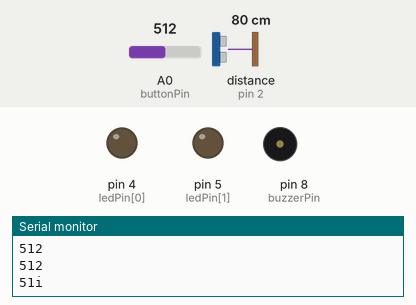
Bench run of a sketch on a simulated Arduino Uno, built with avr-gcc and run on an emulated ATmega328P. Parts: output pins drawn as LEDs (lit = HIGH), buzzer (waves = sounding), the last lines printed to the serial monitor. Wiring (inferred from the names in the program): range finder with pulse-width output: data pin 2. The test bench sets the inputs (shaded band); at power-on: A0 (buttonPin) = 512, distance to the obstacle (sensor on pin 2) 80 cm.

Above: at 1.2 s.
1.3 s: A0 (buttonPin) set to 491
At 2.1 s:
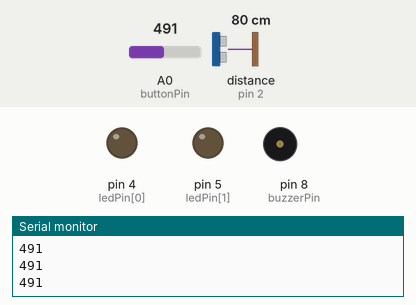
2.8 s: A0 (buttonPin) set to 510
At 4.22 s:
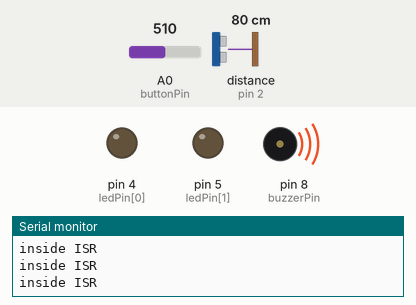
8.8 s: A0 (buttonPin) set to 0
At 10.7 s:
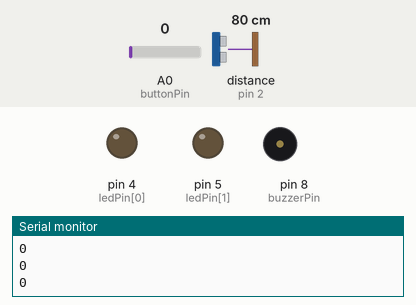
Timing chart, 0 to 12.2 s (numbered marks = the images above; inputs shaded):
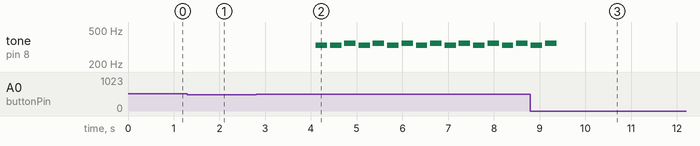

Measured:
- after the input at 1.3 s, tone on pin 8 (buzzerPin): stops changing and stays silent
- after the input at 2.8 s, tone on pin 8 (buzzerPin): silent → 330 Hz after 1.3 s, then repeats every 0.63 s: silent 0.07 s, 330 Hz 0.25 s, silent 0.06 s, 349 Hz 0.25 s
- after the input at 8.8 s, tone on pin 8 (buzzerPin): goes on until 9.4 s, then stays silent

The sketch:

music_box_with_variable_reisistor.ino
```cpp
  #include "pitches.h"


//Melodies
 //Happy Birthday Melody
int happyBirthday[] = {
NOTE_D5, NOTE_D5, NOTE_E5, NOTE_D5, NOTE_G5, NOTE_FS5, NOTE_D5, NOTE_D5, NOTE_E5, NOTE_D5, NOTE_A5, NOTE_G5, NOTE_D5, NOTE_D5, NOTE_D6, NOTE_B5, NOTE_G5, NOTE_FS5, NOTE_E5, NOTE_C6, NOTE_C6, NOTE_B5, NOTE_G5, NOTE_A5, NOTE_G5};
int happyBirthdayNoteDurations[] = {
8, 8, 4, 4, 4, 2, 8, 8, 4, 4, 4, 2, 8, 8, 4, 4, 4, 4, 4, 8, 8, 4, 4, 4, 2,
};

int happyBirthdayModified[] = {
NOTE_D5, NOTE_D5, NOTE_E5, NOTE_D5, NOTE_E5, NOTE_FS5, NOTE_D5, NOTE_D5, NOTE_E5, NOTE_D5, NOTE_B5, NOTE_G5, NOTE_D5, NOTE_D5, NOTE_D6, NOTE_B5, NOTE_C5, NOTE_FS5, NOTE_E5, NOTE_C6, NOTE_C6, NOTE_B5, NOTE_G5, NOTE_G5, NOTE_G5};
int happyBirthdayModifiedNoteDurations[] = {
8, 8, 4, 4, 4, 2, 8, 8, 4, 4, 4, 2, 8, 8, 4, 4, 4, 4, 4, 8, 8, 4, 4, 4, 2,
};

 //Super Mario Bross Melody
int superMarioBross[] = {
  NOTE_E7, NOTE_E7, 0, NOTE_E7,
  0, NOTE_C7, NOTE_E7, 0,
  NOTE_G7, 0, 0,  0,
  NOTE_G6, 0, 0, 0,

  NOTE_C7, 0, 0, NOTE_G6,
  0, 0, NOTE_E6, 0,
  0, NOTE_A6, 0, NOTE_B6,
  0, NOTE_AS6, NOTE_A6, 0,

  NOTE_G6, NOTE_E7, NOTE_G7,
  NOTE_A7, 0, NOTE_F7, NOTE_G7,
  0, NOTE_E7, 0, NOTE_C7,
  NOTE_D7, NOTE_B6, 0, 0,

  NOTE_C7, 0, 0, NOTE_G6,
  0, 0, NOTE_E6, 0,
  0, NOTE_A6, 0, NOTE_B6,
  0, NOTE_AS6, NOTE_A6, 0,

  NOTE_G6, NOTE_E7, NOTE_G7,
  NOTE_A7, 0, NOTE_F7, NOTE_G7,
  0, NOTE_E7, 0, NOTE_C7,
  NOTE_D7, NOTE_B6, 0, 0
};

//Mario main theme tempo
int superMarioBrossNoteDurations[] = {
  12, 12, 12, 12,
  12, 12, 12, 12,
  12, 12, 12, 12,
  12, 12, 12, 12,

  12, 12, 12, 12,
  12, 12, 12, 12,
  12, 12, 12, 12,
  12, 12, 12, 12,

  9, 9, 9,
  12, 12, 12, 12,
  12, 12, 12, 12,
  12, 12, 12, 12,

  12, 12, 12, 12,
  12, 12, 12, 12,
  12, 12, 12, 12,
  12, 12, 12, 12,

  9, 9, 9,
  12, 12, 12, 12,
  12, 12, 12, 12,
  12, 12, 12, 12,
};


//By sohail8
//Coffin Dance Meme melody
int coffinDanceMeme[] = {
NOTE_AS4, NOTE_AS4, NOTE_AS4, NOTE_AS4,
NOTE_AS4, NOTE_AS4, NOTE_AS4, NOTE_AS4,
NOTE_AS4, NOTE_AS4, NOTE_AS4, NOTE_AS4,
NOTE_AS4, NOTE_AS4, NOTE_AS4, NOTE_AS4,
NOTE_AS4, NOTE_AS4, NOTE_AS4, NOTE_AS4,
NOTE_D5, NOTE_D5, NOTE_D5, NOTE_D5,
NOTE_C5, NOTE_C5, NOTE_C5, NOTE_C5,
NOTE_F5, NOTE_F5, NOTE_F5, NOTE_F5,
NOTE_G5, NOTE_G5, NOTE_G5, NOTE_G5,
NOTE_G5, NOTE_G5, NOTE_G5, NOTE_G5,
NOTE_G5, NOTE_G5, NOTE_G5, NOTE_G5,
NOTE_C5, NOTE_AS4, NOTE_A4, NOTE_F4,
NOTE_G4, 0, NOTE_G4, NOTE_D5,
NOTE_C5, 0, NOTE_AS4, 0,
NOTE_A4, 0, NOTE_A4, NOTE_A4,
NOTE_C5, 0, NOTE_AS4, NOTE_A4,
NOTE_G4,0, NOTE_G4, NOTE_AS5,
NOTE_A5, NOTE_AS5, NOTE_A5, NOTE_AS5,
NOTE_G4,0, NOTE_G4, NOTE_AS5,
NOTE_A5, NOTE_AS5, NOTE_A5, NOTE_AS5,
NOTE_G4, 0, NOTE_G4, NOTE_D5,
NOTE_C5, 0, NOTE_AS4, 0,
NOTE_A4, 0, NOTE_A4, NOTE_A4,
NOTE_C5, 0, NOTE_AS4, NOTE_A4,
NOTE_G4,0, NOTE_G4, NOTE_AS5,
NOTE_A5, NOTE_AS5, NOTE_A5, NOTE_AS5,
NOTE_G4,0, NOTE_G4, NOTE_AS5,
NOTE_A5, NOTE_AS5, NOTE_A5, NOTE_AS5};

int coffinDanceMemeNoteDurations[] = {
4,4,4,4,
4,4,4,4,
4,4,4,4,
4,4,4,4,
4,4,4,4,
4,4,4,4,
4,4,4,4,
4,4,4,4,
4,4,4,4,
4,4,4,4,
4,4,4,4,
4,4,4,4,
4,4,4,4,
4,4,4,4,
4,4,4,4,
4,4,4,4,
4,4,4,4,
4,4,4,4,
4,4,4,4,
4,4,4,4,
4,4,4,4,
4,4,4,4,
4,4,4,4,
4,4,4,4,
4,4,4,4,
4,4,4,4,
4,4,4,4,
4,4,4,4,
};

//ode to Joy melody
int odeToJoy[] = {
  NOTE_E4,  NOTE_E4,  NOTE_F4,  NOTE_G4,//1
  NOTE_G4,  NOTE_F4,  NOTE_E4,  NOTE_D4,
  NOTE_C4,  NOTE_C4,  NOTE_D4,  NOTE_E4,
  NOTE_E4, NOTE_D4,  NOTE_D4,
  NOTE_E4,  NOTE_E4,  NOTE_F4,  NOTE_G4,//4
  NOTE_G4,  NOTE_F4,  NOTE_E4,  NOTE_D4,
  NOTE_C4,  NOTE_C4,  NOTE_D4,  NOTE_E4,
  NOTE_D4,  NOTE_C4,  NOTE_C4,
  NOTE_D4,  NOTE_D4,  NOTE_E4,  NOTE_C4,//8
  NOTE_D4,  NOTE_E4,  NOTE_F4,  NOTE_E4, NOTE_C4,
  NOTE_D4,  NOTE_E4,  NOTE_F4,  NOTE_E4, NOTE_D4,
  NOTE_C4,  NOTE_D4,  NOTE_G3,
  NOTE_E4,  NOTE_E4,  NOTE_F4,  NOTE_G4,//12
  NOTE_G4,  NOTE_F4,  NOTE_E4,  NOTE_D4,
  NOTE_C4,  NOTE_C4,  NOTE_D4,  NOTE_E4,
  NOTE_D4,  NOTE_C4,  NOTE_C4,
};

int odeToJoyNoteDurations[] = {
  4,4,4,4,
  4,4,4,4,
  4,4,4,4,
  2,8,2,

  4,4,4,4,
  4,4,4,4,
  4,4,4,4,
  2,8,2,

  4,4,4,4,
  4,8,8,4,4,
  4,8,8,4,4,
  4,4,2,

  4,4,4,4,
  4,4,4,4,
  4,4,4,4,
  2,8,2,

};


// int merryChristmas[] = {

//   // We Wish You a Merry Christmas
//   // Score available at https://musescore.com/user/6208766/scores/1497501

//   NOTE_C5,4, //1
//   NOTE_F5,4, NOTE_F5,8, NOTE_G5,8, NOTE_F5,8, NOTE_E5,8,
//   NOTE_D5,4, NOTE_D5,4, NOTE_D5,4,
//   NOTE_G5,4, NOTE_G5,8, NOTE_A5,8, NOTE_G5,8, NOTE_F5,8,
//   NOTE_E5,4, NOTE_C5,4, NOTE_C5,4,
//   NOTE_A5,4, NOTE_A5,8, NOTE_AS5,8, NOTE_A5,8, NOTE_G5,8,
//   NOTE_F5,4, NOTE_D5,4, NOTE_C5,8, NOTE_C5,8,
//   NOTE_D5,4, NOTE_G5,4, NOTE_E5,4,

//   NOTE_F5,2, NOTE_C5,4, //8
//   NOTE_F5,4, NOTE_F5,8, NOTE_G5,8, NOTE_F5,8, NOTE_E5,8,
//   NOTE_D5,4, NOTE_D5,4, NOTE_D5,4,
//   NOTE_G5,4, NOTE_G5,8, NOTE_A5,8, NOTE_G5,8, NOTE_F5,8,
//   NOTE_E5,4, NOTE_C5,4, NOTE_C5,4,
//   NOTE_A5,4, NOTE_A5,8, NOTE_AS5,8, NOTE_A5,8, NOTE_G5,8,
//   NOTE_F5,4, NOTE_D5,4, NOTE_C5,8, NOTE_C5,8,
//   NOTE_D5,4, NOTE_G5,4, NOTE_E5,4,
//   NOTE_F5,2, NOTE_C5,4,

//   NOTE_F5,4, NOTE_F5,4, NOTE_F5,4,//17
//   NOTE_E5,2, NOTE_E5,4,
//   NOTE_F5,4, NOTE_E5,4, NOTE_D5,4,
//   NOTE_C5,2, NOTE_A5,4,
//   NOTE_AS5,4, NOTE_A5,4, NOTE_G5,4,
//   NOTE_C6,4, NOTE_C5,4, NOTE_C5,8, NOTE_C5,8,
//   NOTE_D5,4, NOTE_G5,4, NOTE_E5,4,
//   NOTE_F5,2, NOTE_C5,4,
//   NOTE_F5,4, NOTE_F5,8, NOTE_G5,8, NOTE_F5,8, NOTE_E5,8,
//   NOTE_D5,4, NOTE_D5,4, NOTE_D5,4,

//   NOTE_G5,4, NOTE_G5,8, NOTE_A5,8, NOTE_G5,8, NOTE_F5,8, //27
//   NOTE_E5,4, NOTE_C5,4, NOTE_C5,4,
//   NOTE_A5,4, NOTE_A5,8, NOTE_AS5,8, NOTE_A5,8, NOTE_G5,8,
//   NOTE_F5,4, NOTE_D5,4, NOTE_C5,8, NOTE_C5,8,
//   NOTE_D5,4, NOTE_G5,4, NOTE_E5,4,
//   NOTE_F5,2, NOTE_C5,4,
//   NOTE_F5,4, NOTE_F5,4, NOTE_F5,4,
//   NOTE_E5,2, NOTE_E5,4,
//   NOTE_F5,4, NOTE_E5,4, NOTE_D5,4,

//   NOTE_C5,2, NOTE_A5,4,//36
//   NOTE_AS5,4, NOTE_A5,4, NOTE_G5,4,
//   NOTE_C6,4, NOTE_C5,4, NOTE_C5,8, NOTE_C5,8,
//   NOTE_D5,4, NOTE_G5,4, NOTE_E5,4,
//   NOTE_F5,2, NOTE_C5,4,
//   NOTE_F5,4, NOTE_F5,8, NOTE_G5,8, NOTE_F5,8, NOTE_E5,8,
//   NOTE_D5,4, NOTE_D5,4, NOTE_D5,4,
//   NOTE_G5,4, NOTE_G5,8, NOTE_A5,8, NOTE_G5,8, NOTE_F5,8,
//   NOTE_E5,4, NOTE_C5,4, NOTE_C5,4,

//   NOTE_A5,4, NOTE_A5,8, NOTE_AS5,8, NOTE_A5,8, NOTE_G5,8,//45
//   NOTE_F5,4, NOTE_D5,4, NOTE_C5,8, NOTE_C5,8,
//   NOTE_D5,4, NOTE_G5,4, NOTE_E5,4,
//   NOTE_F5,2, NOTE_C5,4,
//   NOTE_F5,4, NOTE_F5,8, NOTE_G5,8, NOTE_F5,8, NOTE_E5,8,
//   NOTE_D5,4, NOTE_D5,4, NOTE_D5,4,
//   NOTE_G5,4, NOTE_G5,8, NOTE_A5,8, NOTE_G5,8, NOTE_F5,8,
//   NOTE_E5,4, NOTE_C5,4, NOTE_C5,4,

//   NOTE_A5,4, NOTE_A5,8, NOTE_AS5,8, NOTE_A5,8, NOTE_G5,8, //53
//   NOTE_F5,4, NOTE_D5,4, NOTE_C5,8, NOTE_C5,8,
//   NOTE_D5,4, NOTE_G5,4, NOTE_E5,4,
//   NOTE_F5,2, REST,4
// };


//pin declarations
int ledPin[] = {4, 5};
int buzzerPin = 8;
int buttonPin = A0;
int interruptPin = 2;

//Global variables
volatile int songSelect = 0;
long unsigned int lastPress = 0;
int debounceTime = 500;
volatile int thisNote = 0;
int happyBirthdayNoteCount = sizeof(happyBirthday)/sizeof(int);
int superMarioBrossNoteCount = sizeof(superMarioBross)/sizeof(int);
int coffinDanceMemeNoteCount = sizeof(coffinDanceMeme)/sizeof(int);
int odeToJoyNoteCount = sizeof(odeToJoy)/sizeof(int);


void setup() {
  // put your setup code here, to run once:

  for(int i=0; i < 2; i++) {
  pinMode(ledPin[i], OUTPUT);
  }


  pinMode(buttonPin, INPUT_PULLUP);

  attachInterrupt(digitalPinToInterrupt(interruptPin), ISR_play_song, CHANGE);
Serial.begin(9600);

}

void loop() {
  // put your main code here, to run repeatedly:

  //Serial.println(digitalRead(interruptPin));

  int buttonVal = analogRead(buttonPin);
      Serial.println(buttonVal);


  while(songSelect == 1 && thisNote < happyBirthdayNoteCount) {
    int noteDuration = 1500 / happyBirthdayNoteDurations[thisNote];
//    digitalWrite(ledPin[0], HIGH);
//    digitalWrite(ledPin[1], LOW);
//  delay(50);
//  digitalWrite(ledPin[0], LOW);
//  digitalWrite(ledPin[1], HIGH);
Serial.println("playing");
   tone(buzzerPin, happyBirthday[thisNote], noteDuration);
   int pauseBetweenNotes = noteDuration * 1.25;
   delay(pauseBetweenNotes);
   noTone(buzzerPin);
   thisNote++;
   //digitalWrite(ledPin[1], LOW);
  }

  while(songSelect == 2 && thisNote < superMarioBrossNoteCount) {
    int noteDuration = 1000 / superMarioBrossNoteDurations[thisNote];
//    digitalWrite(ledPin[0], HIGH);
//    digitalWrite(ledPin[1], LOW);
//    delay(50);
//    digitalWrite(ledPin[0], LOW);
//  digitalWrite(ledPin[1], HIGH);
   tone(buzzerPin, superMarioBross[thisNote], noteDuration);
   int pauseBetweenNotes = noteDuration * 1.25;
   delay(pauseBetweenNotes);
   noTone(buzzerPin);
   thisNote++;
   //digitalWrite(ledPin[1], LOW);
  }

  while(songSelect == 3 && thisNote < coffinDanceMemeNoteCount) {
    int noteDuration = 1000 / coffinDanceMemeNoteDurations[thisNote];
//    digitalWrite(ledPin[0], HIGH);
//    digitalWrite(ledPin[1], LOW);
//    delay(50);
//    digitalWrite(ledPin[0], LOW);
//  digitalWrite(ledPin[1], HIGH);
   tone(buzzerPin, coffinDanceMeme[thisNote], noteDuration);
   int pauseBetweenNotes = noteDuration * 1.25;
   delay(pauseBetweenNotes);
   noTone(buzzerPin);
   thisNote++;
//   digitalWrite(ledPin[1], LOW);
  }

  while(songSelect == 4 && thisNote < odeToJoyNoteCount) {
    int noteDuration = 1000 / odeToJoyNoteDurations[thisNote];
   tone(buzzerPin, odeToJoy[thisNote], noteDuration);
   int pauseBetweenNotes = noteDuration * 1.25;
   delay(pauseBetweenNotes);
   noTone(buzzerPin);
   thisNote++;
  }


}


void ISR_play_song() {
  Serial.println("inside ISR");
  delay(1000);
  if((millis()-lastPress) > debounceTime) {
      lastPress = millis();

      thisNote = 0;

      int buttonVal = analogRead(buttonPin);
      Serial.println(buttonVal);

       if(buttonVal >= 1000){
        songSelect = 3;
       }
       else if(buttonVal > 700 && buttonVal < 700){
        songSelect = 2;
       }
       else if(buttonVal >= 600 && buttonVal < 700){
        songSelect = 4;
       }
       else if(buttonVal >= 500 && buttonVal < 600){
        songSelect = 4;
       }
       else {
        songSelect = 0;
       }
  }
}
```

pitches.h
```cpp
/*************************************************
 * Public Constants
 *************************************************/

#define NOTE_B0  31
#define NOTE_C1  33
#define NOTE_CS1 35
#define NOTE_D1  37
#define NOTE_DS1 39
#define NOTE_E1  41
#define NOTE_F1  44
#define NOTE_FS1 46
#define NOTE_G1  49
#define NOTE_GS1 52
#define NOTE_A1  55
#define NOTE_AS1 58
#define NOTE_B1  62
#define NOTE_C2  65
#define NOTE_CS2 69
#define NOTE_D2  73
#define NOTE_DS2 78
#define NOTE_E2  82
#define NOTE_F2  87
#define NOTE_FS2 93
#define NOTE_G2  98
#define NOTE_GS2 104
#define NOTE_A2  110
#define NOTE_AS2 117
#define NOTE_B2  123
#define NOTE_C3  131
#define NOTE_CS3 139
#define NOTE_D3  147
#define NOTE_DS3 156
#define NOTE_E3  165
#define NOTE_F3  175
#define NOTE_FS3 185
#define NOTE_G3  196
#define NOTE_GS3 208
#define NOTE_A3  220
#define NOTE_AS3 233
#define NOTE_B3  247
#define NOTE_C4  262
#define NOTE_CS4 277
#define NOTE_D4  294
#define NOTE_DS4 311
#define NOTE_E4  330
#define NOTE_F4  349
#define NOTE_FS4 370
#define NOTE_G4  392
#define NOTE_GS4 415
#define NOTE_A4  440
#define NOTE_AS4 466
#define NOTE_B4  494
#define NOTE_C5  523
#define NOTE_CS5 554
#define NOTE_D5  587
#define NOTE_DS5 622
#define NOTE_E5  659
#define NOTE_F5  698
#define NOTE_FS5 740
#define NOTE_G5  784
#define NOTE_GS5 831
#define NOTE_A5  880
#define NOTE_AS5 932
#define NOTE_B5  988
#define NOTE_C6  1047
#define NOTE_CS6 1109
#define NOTE_D6  1175
#define NOTE_DS6 1245
#define NOTE_E6  1319
#define NOTE_F6  1397
#define NOTE_FS6 1480
#define NOTE_G6  1568
#define NOTE_GS6 1661
#define NOTE_A6  1760
#define NOTE_AS6 1865
#define NOTE_B6  1976
#define NOTE_C7  2093
#define NOTE_CS7 2217
#define NOTE_D7  2349
#define NOTE_DS7 2489
#define NOTE_E7  2637
#define NOTE_F7  2794
#define NOTE_FS7 2960
#define NOTE_G7  3136
#define NOTE_GS7 3322
#define NOTE_A7  3520
#define NOTE_AS7 3729
#define NOTE_B7  3951
#define NOTE_C8  4186
#define NOTE_CS8 4435
#define NOTE_D8  4699
#define NOTE_DS8 4978
```
